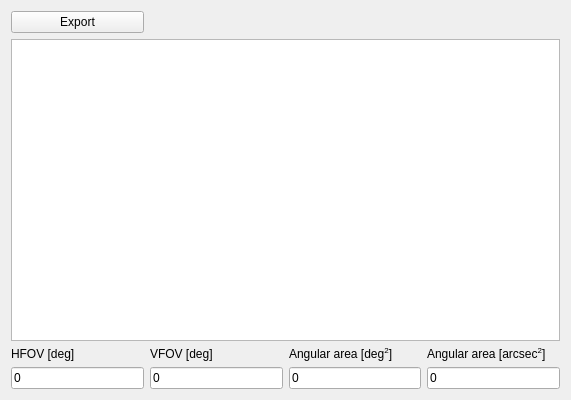
<?xml version="1.0" encoding="UTF-8"?>
<ui version="4.0">
 <class>DataTable</class>
 <widget class="QWidget" name="DataTable">
  <property name="geometry">
   <rect>
    <x>0</x>
    <y>0</y>
    <width>571</width>
    <height>400</height>
   </rect>
  </property>
  <property name="windowTitle">
   <string>Form</string>
  </property>
  <layout class="QGridLayout" name="gridLayout">
   <item row="2" column="2">
    <widget class="QLabel" name="vfovLabel">
     <property name="text">
      <string>VFOV [deg]</string>
     </property>
    </widget>
   </item>
   <item row="3" column="2">
    <widget class="QLineEdit" name="vfovLineEdit">
     <property name="text">
      <string>0</string>
     </property>
     <property name="readOnly">
      <bool>true</bool>
     </property>
    </widget>
   </item>
   <item row="2" column="1">
    <widget class="QLabel" name="hfovLabel">
     <property name="text">
      <string>HFOV [deg]</string>
     </property>
    </widget>
   </item>
   <item row="3" column="1">
    <widget class="QLineEdit" name="hfovLineEdit">
     <property name="text">
      <string>0</string>
     </property>
     <property name="readOnly">
      <bool>true</bool>
     </property>
    </widget>
   </item>
   <item row="3" column="3">
    <widget class="QLineEdit" name="angularAreaSqDegLineEdit">
     <property name="text">
      <string>0</string>
     </property>
     <property name="readOnly">
      <bool>true</bool>
     </property>
    </widget>
   </item>
   <item row="0" column="1">
    <widget class="QPushButton" name="exportButton">
     <property name="text">
      <string>Export</string>
     </property>
    </widget>
   </item>
   <item row="2" column="3">
    <widget class="QLabel" name="angularAreaSqDegLabel">
     <property name="text">
      <string>&lt;html&gt;&lt;head/&gt;&lt;body&gt;&lt;p&gt;Angular area [deg&lt;span style=&quot; vertical-align:super;&quot;&gt;2&lt;/span&gt;]&lt;/p&gt;&lt;/body&gt;&lt;/html&gt;</string>
     </property>
    </widget>
   </item>
   <item row="2" column="4">
    <widget class="QLabel" name="angularAreaSqArcsecLabel">
     <property name="text">
      <string>&lt;html&gt;&lt;head/&gt;&lt;body&gt;&lt;p&gt;Angular area [arcsec&lt;span style=&quot; vertical-align:super;&quot;&gt;2&lt;/span&gt;]&lt;/p&gt;&lt;/body&gt;&lt;/html&gt;</string>
     </property>
    </widget>
   </item>
   <item row="1" column="1" colspan="4">
    <widget class="QTableWidget" name="tableWidget">
     <attribute name="verticalHeaderVisible">
      <bool>false</bool>
     </attribute>
    </widget>
   </item>
   <item row="0" column="2" colspan="3">
    <spacer name="horizontalSpacer">
     <property name="orientation">
      <enum>Qt::Horizontal</enum>
     </property>
     <property name="sizeHint" stdset="0">
      <size>
       <width>40</width>
       <height>20</height>
      </size>
     </property>
    </spacer>
   </item>
   <item row="3" column="4">
    <widget class="QLineEdit" name="angularAreaSqArcsecLineEdit">
     <property name="text">
      <string>0</string>
     </property>
     <property name="readOnly">
      <bool>true</bool>
     </property>
    </widget>
   </item>
  </layout>
 </widget>
 <resources/>
 <connections/>
</ui>
